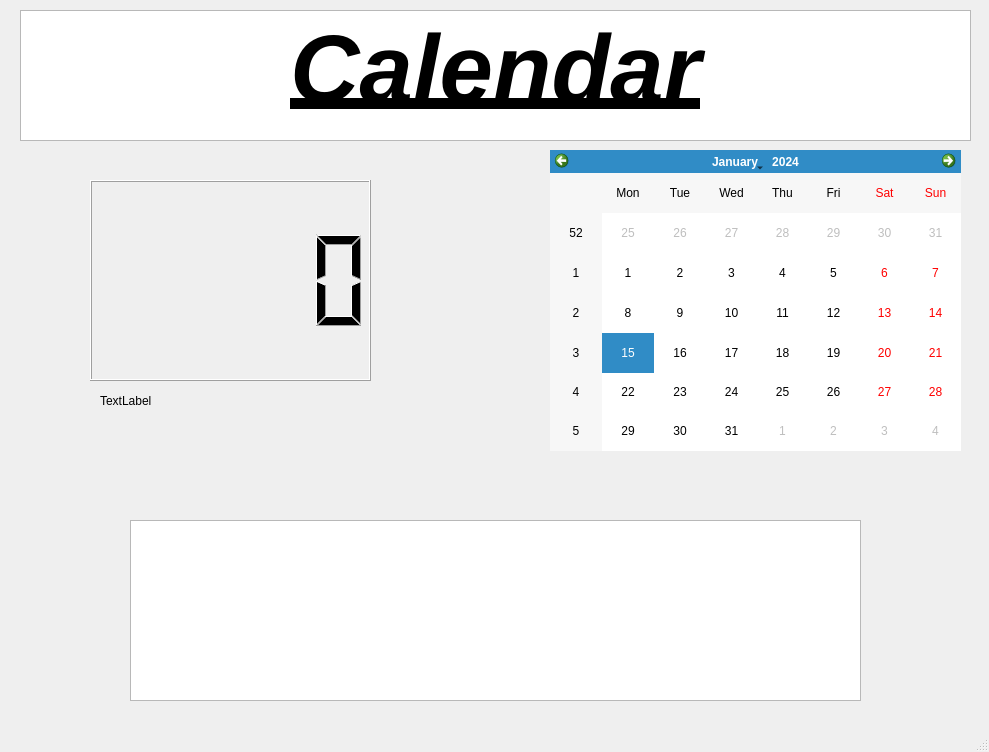
<?xml version="1.0" encoding="UTF-8"?>
<ui version="4.0">
 <class>MainWindow</class>
 <widget class="QMainWindow" name="MainWindow">
  <property name="geometry">
   <rect>
    <x>0</x>
    <y>0</y>
    <width>989</width>
    <height>752</height>
   </rect>
  </property>
  <property name="windowTitle">
   <string>MainWindow</string>
  </property>
  <widget class="QWidget" name="centralwidget">
   <widget class="QCalendarWidget" name="calendarWidget">
    <property name="geometry">
     <rect>
      <x>550</x>
      <y>150</y>
      <width>411</width>
      <height>301</height>
     </rect>
    </property>
   </widget>
   <widget class="QTextBrowser" name="textBrowser">
    <property name="geometry">
     <rect>
      <x>20</x>
      <y>10</y>
      <width>951</width>
      <height>131</height>
     </rect>
    </property>
    <property name="html">
     <string>&lt;!DOCTYPE HTML PUBLIC &quot;-//W3C//DTD HTML 4.0//EN&quot; &quot;http://www.w3.org/TR/REC-html40/strict.dtd&quot;&gt;
&lt;html&gt;&lt;head&gt;&lt;meta name=&quot;qrichtext&quot; content=&quot;1&quot; /&gt;&lt;style type=&quot;text/css&quot;&gt;
p, li { white-space: pre-wrap; }
&lt;/style&gt;&lt;/head&gt;&lt;body style=&quot; font-family:'Ubuntu'; font-size:11pt; font-weight:400; font-style:normal;&quot;&gt;
&lt;p align=&quot;center&quot; style=&quot; margin-top:0px; margin-bottom:0px; margin-left:0px; margin-right:0px; -qt-block-indent:0; text-indent:0px;&quot;&gt;&lt;span style=&quot; font-size:72pt; font-weight:600; font-style:italic; text-decoration: underline;&quot;&gt;Calendar&lt;/span&gt;&lt;/p&gt;&lt;/body&gt;&lt;/html&gt;</string>
    </property>
   </widget>
   <widget class="QLabel" name="label">
    <property name="geometry">
     <rect>
      <x>100</x>
      <y>310</y>
      <width>271</width>
      <height>181</height>
     </rect>
    </property>
    <property name="text">
     <string>TextLabel</string>
    </property>
   </widget>
   <widget class="QLCDNumber" name="lcdNumber">
    <property name="geometry">
     <rect>
      <x>90</x>
      <y>180</y>
      <width>281</width>
      <height>201</height>
     </rect>
    </property>
   </widget>
   <widget class="QDateEdit" name="dateEdit">
    <property name="geometry">
     <rect>
      <x>280</x>
      <y>550</y>
      <width>471</width>
      <height>121</height>
     </rect>
    </property>
   </widget>
   <widget class="QTextEdit" name="textEdit">
    <property name="geometry">
     <rect>
      <x>130</x>
      <y>520</y>
      <width>731</width>
      <height>181</height>
     </rect>
    </property>
   </widget>
  </widget>
  <widget class="QMenuBar" name="menubar">
   <property name="geometry">
    <rect>
     <x>0</x>
     <y>0</y>
     <width>989</width>
     <height>22</height>
    </rect>
   </property>
  </widget>
  <widget class="QStatusBar" name="statusbar"/>
 </widget>
 <resources/>
 <connections/>
</ui>
